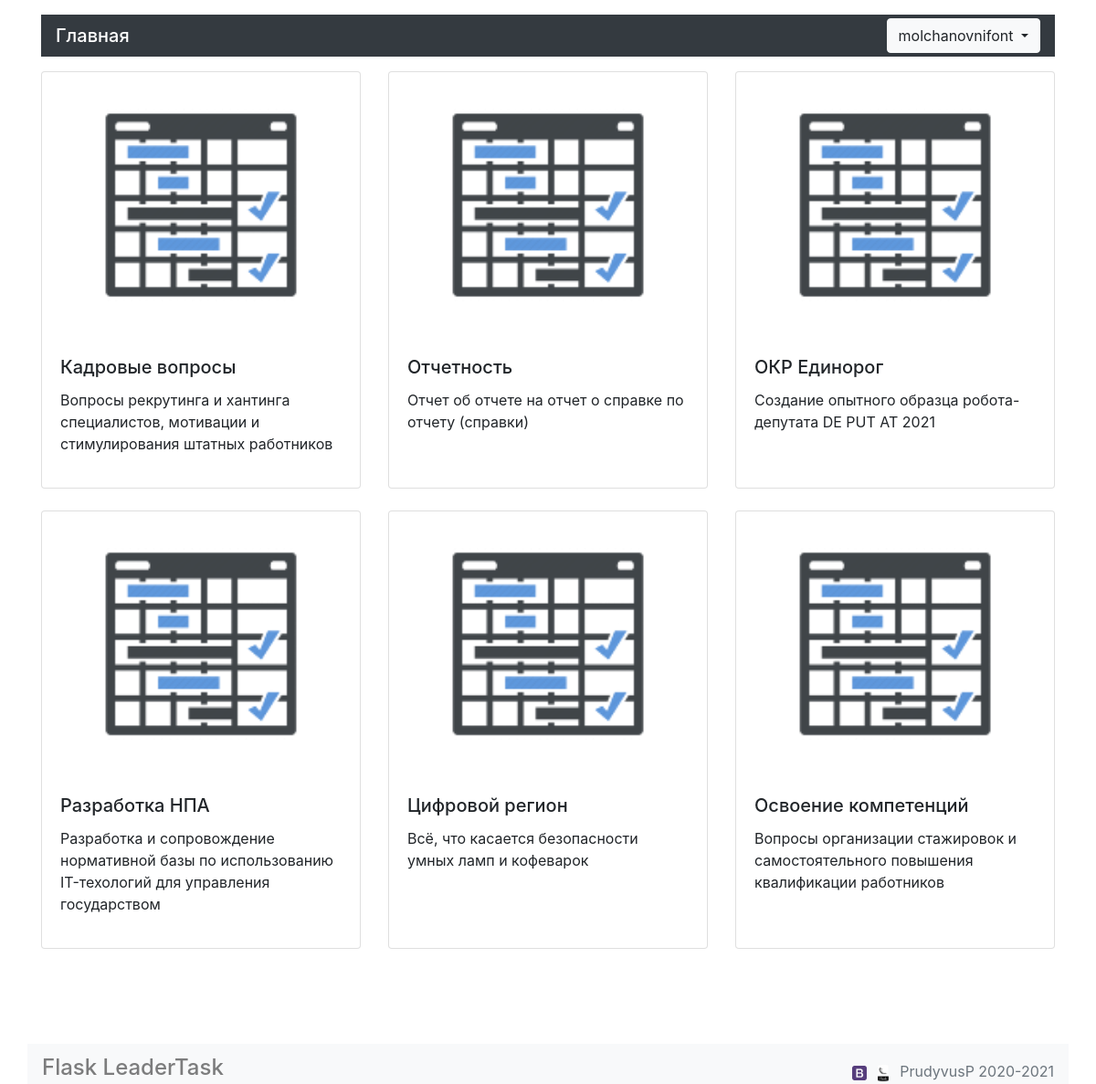
Screenshot of /projects (signed in) with the database file from the repository.
### app/models.py (models this page shows, shortened)
class User(UserMixin, db.Model):
    __tablename__ = 'users'
    id = db.Column(db.Integer, primary_key=True)
    name = db.Column(db.String(60))
    username = db.Column(db.String(60), nullable=False, unique=True)
    email = db.Column(db.String(50), nullable=False, unique=True)
    password_hash = db.Column(db.String(130), nullable=False)
    created_on = db.Column(db.DateTime(50), default=datetime.utcnow())
    is_boss = db.Column(db.Boolean(), default=False)
    phone = db.Column(db.String(12))
    avatar = db.Column(db.String(50), nullable=True, default='5.jpg')
    last_seen = db.Column(db.DateTime(50), default=datetime.utcnow())
    tasks = db.relationship('Task', secondary=user_task_association, back_populates='users', cascade="all, delete")
    requests = db.relationship('Request', back_populates='user')
    non_executed_tasks = db.relationship('Task', secondary="user_task",
                                         primaryjoin="User.id==user_task.c.user_id",
                                         secondaryjoin="and_(Task.id==user_task.c.task_id, "
                                                       "Task.status=='в работе')",
                                         order_by="Task.deadline")
    def get_tasks_on_consider(self):
        return db.session.query(Task).filter(Task.status == 'на рассмотрении').order_by(
            Task.deadline).all() if self.is_boss else None
    def ping(self):
        self.last_seen = datetime.utcnow()
        db.session.add(self)

class Project(db.Model):
    __tablename__ = 'projects'
    id = db.Column(db.Integer, primary_key=True)
    name = db.Column(db.String(30), nullable=False)
    description = db.Column(db.String(300), nullable=False)
    created_on = db.Column(db.DateTime(), default=datetime.utcnow(), nullable=False)
    author = db.Column(db.String(50), nullable=False)
    is_relevant = db.Column(db.Boolean(), nullable=False, default=True)
    completed_at = db.Column(db.DateTime(), nullable=True)
    tasks = db.relationship('Task', order_by='Task.deadline', back_populates='project', cascade='all, delete',
                            passive_deletes=True)
    tasks_at_work = db.relationship('Task', order_by='Task.deadline', primaryjoin="and_(Task.project_id == Project.id, "
                                                                                  "Task.status=='в работе')")
    tasks_on_consider = db.relationship('Task', order_by='Task.deadline',
                                        primaryjoin="and_(Task.project_id == Project.id, "
                                                    "Task.status=='на рассмотрении')")
    tasks_executed = db.relationship('Task', order_by='desc(Task.completed_on)',
                                     primaryjoin="and_(Task.project_id == Project.id, "
                                                 "Task.status=='выполнена')")

### app/main/routes.py (the view)
@bp.route('/projects')
@login_required
def render_projects():
    projects = db.session.query(Project).all()
    return render_template('projects.html', title="Все проекты", projects=projects)

### app/main/routes.py (called while the page is built)
@bp.before_request
def before_request():
    if current_user.is_authenticated:
        current_user.ping()
        db.session.commit()

### app/models.py (called while the page is built)
@login.user_loader
def load_user(user_id):
    return db.session.query(User).get(user_id)

### app/templates/projects.html (shortened to what this page needs)
{% extends "base.html" %}
{% block content %}
{% if projects %}
<div class="row row-cols-1 row-cols-md-3">
  {% for project in projects %}
  <div class="col mb-4">
    <div class="card h-100">
      <img src="{{ url_for('static', filename='11.png') }}" class="card-img-top" alt="иконка проекта">
        <div class="card-body">
          <h5 class="card-title">{{ project.name }}</h5>
          <p class="card-text">{{ project.description }}</p>
        </div>
    </div>
  </div>
  {% endfor %}
  {% else %}
    <p class="display-4 text-center pt-4"> Проектов еще не создано:(
      <br> Если ты руководитель, то для создания проекта перейди по
      <a href="{{ url_for('main.render_create_project') }}"> ссылке</a>.</p>
</div>
{% endif %}
{% endblock %}

### app/templates/base.html (shortened to what this page needs)
<!DOCTYPE html>
<html lang="ru">
<head>
  <link rel="stylesheet" href="https://cdn.jsdelivr.net/npm/bootstrap@4.6.0/dist/css/bootstrap.min.css">
</head>
<body>
  <header class="container-xl mt-3">
    <nav class="py-1 navbar navbar-dark bg-dark">
      <ul class="navbar-nav mr-auto mt-2 mt-lg-0">
        <li> <a href="{{ url_for('main.render_index') }}" class="h5 my-2 text-white bg-dark"> Главная </a> </li>
      </ul>
      {% if current_user.id %}
      <div class="dropdown">
        <button class="btn btn-light dropdown-toggle" type="button" data-toggle="dropdown"> {{ current_user.username }} </button>
      </div>
      {% endif %}
    </nav>
  </header>
  <main class="container-xl mt-3">
    {% block content %}
    {% endblock %}
  </main>
  <footer class="footer">
    <nav class="container-xl navbar navbar-light bg-light mt-3">
      <ul class="navbar-nav mr-auto">
        <li class="h4 nav-link">Flask LeaderTask</li>
      </ul>
        <a class="mr-2" href="https://getbootstrap.com"> <img src="{{ url_for('static', filename='bootstrape.png') }}"
                                                              width="16" height="16" title="Powered by Bootstrap"> </a>
        <a class="mr-2"
           href="https://github.com/pallets/flask"> <img src="{{ url_for('static', filename='logo-flask.png') }}"
                                                         width="20" height="20" title="Powered by Flask"> </a>
        <a class="text-muted" href="https://github.com/PrudyvusP">PrudyvusP 2020-2021</a>
    </nav>
  </footer>
</body>
</html>

### app/templates/base.html (style rules this page uses)
html { position: relative; min-height: 100%; }
body { margin-bottom: 60px; }
.footer { position: absolute; bottom: 0; width: 100%; height: 60px; line-height: 60px; }
.navbar { padding-top: 0; padding-bottom: 0; }

### rows the page displays
User: username "molchanovnifont"
Project: name "Кадровые вопросы", description "Вопросы рекрутинга и хантинга специалистов, мотивации и стимулирования штатных работников"
Project: name "Отчетность", description "Отчет об отчете на отчет о справке по отчету (справки)"
Project: name "ОКР Единорог", description "Создание опытного образца робота-депутата DE PUT AT 2021"
Project: name "Разработка НПА", description "Разработка и сопровождение нормативной базы по использованию IT-техологий для управления государством"
Project: name "Цифровой регион", description "Всё, что касается безопасности умных ламп и кофеварок"
Project: name "Освоение компетенций", description "Вопросы организации стажировок и самостоятельного повышения квалификации работников"
